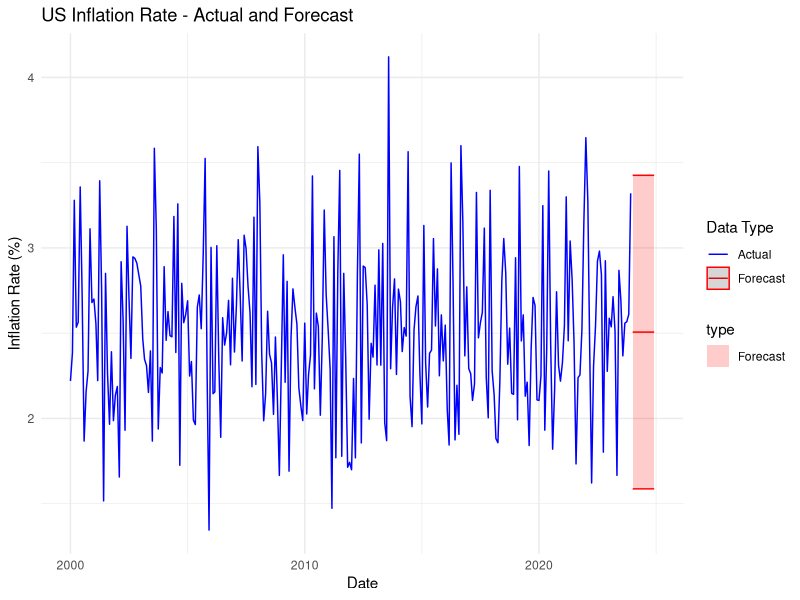

Write R code to recreate this figure.
# Load required libraries
library(forecast)
library(ggplot2)
library(zoo)

# Create sample monthly data from 2000 to 2023
dates <- seq(as.Date("2000-01-01"), as.Date("2023-12-01"), by = "month")
n <- length(dates)

# Create sample time series for inflation (replace this with actual data)
set.seed(123)
inflation_data <- ts(rnorm(n, mean = 2.5, sd = 0.5), frequency = 12, start = c(2000, 1))

# Convert to time series object
ts_inflation <- ts(inflation_data, frequency = 12)

# Fit ARIMA model
model_fit <- auto.arima(ts_inflation, seasonal = TRUE)

# Print model summary
summary(model_fit)

# Forecast for next 12 months
forecast_values <- forecast(model_fit, h = 12)

# Calculate errors
accuracy_metrics <- accuracy(forecast_values)

# Create plot with ggplot2
# Convert data to dataframe for ggplot
actual_df <- data.frame(
  date = dates,
  value = as.vector(ts_inflation),
  type = "Actual"
)

forecast_df <- data.frame(
  date = seq(max(dates), by = "month", length.out = 13)[-1],
  value = as.vector(forecast_values$mean),
  type = "Forecast"
)

# Combine actual and forecast data
plot_data <- rbind(actual_df, forecast_df)

# Create plot
ggplot(plot_data, aes(x = date, y = value, color = type)) +
  geom_line() +
  geom_ribbon(data = forecast_df,
              aes(ymin = as.vector(forecast_values$lower[,"95%"]),
                  ymax = as.vector(forecast_values$upper[,"95%"]),
                  fill = type),
              alpha = 0.2) +
  theme_minimal() +
  labs(title = "US Inflation Rate - Actual and Forecast",
       x = "Date",
       y = "Inflation Rate (%)",
       color = "Data Type") +
  scale_color_manual(values = c("Actual" = "blue", "Forecast" = "red")) +
  scale_fill_manual(values = c("Actual" = NA, "Forecast" = "red"))

# Print forecast results
print("Forecast for next 12 months:")
print(forecast_values)

# Print accuracy metrics
print("Model accuracy metrics:")
print(accuracy_metrics)